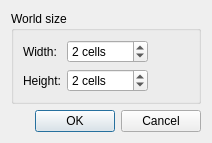
<?xml version="1.0" encoding="UTF-8"?>
<ui version="4.0">
 <class>NewWorldDialog</class>
 <widget class="QDialog" name="NewWorldDialog">
  <property name="geometry">
   <rect>
    <x>0</x>
    <y>0</y>
    <width>212</width>
    <height>132</height>
   </rect>
  </property>
  <property name="windowTitle">
   <string>New World</string>
  </property>
  <layout class="QGridLayout" name="gridLayout_2">
   <item row="0" column="0">
    <widget class="QGroupBox" name="groupBox">
     <property name="title">
      <string>World size</string>
     </property>
     <layout class="QGridLayout" name="gridLayout">
      <item row="0" column="0">
       <widget class="QLabel" name="label">
        <property name="text">
         <string>Width:</string>
        </property>
       </widget>
      </item>
      <item row="0" column="1">
       <widget class="QSpinBox" name="widthSpinBox">
        <property name="minimumSize">
         <size>
          <width>80</width>
          <height>0</height>
         </size>
        </property>
        <property name="suffix">
         <string> cells</string>
        </property>
        <property name="minimum">
         <number>1</number>
        </property>
        <property name="maximum">
         <number>1000</number>
        </property>
        <property name="value">
         <number>2</number>
        </property>
       </widget>
      </item>
      <item row="1" column="0">
       <widget class="QLabel" name="label_2">
        <property name="text">
         <string>Height:</string>
        </property>
       </widget>
      </item>
      <item row="1" column="1">
       <widget class="QSpinBox" name="heightSpinBox">
        <property name="minimumSize">
         <size>
          <width>80</width>
          <height>0</height>
         </size>
        </property>
        <property name="suffix">
         <string> cells</string>
        </property>
        <property name="minimum">
         <number>1</number>
        </property>
        <property name="maximum">
         <number>1000</number>
        </property>
        <property name="value">
         <number>2</number>
        </property>
       </widget>
      </item>
      <item row="1" column="2">
       <spacer name="horizontalSpacer">
        <property name="orientation">
         <enum>Qt::Horizontal</enum>
        </property>
        <property name="sizeHint" stdset="0">
         <size>
          <width>40</width>
          <height>20</height>
         </size>
        </property>
       </spacer>
      </item>
     </layout>
    </widget>
   </item>
   <item row="2" column="0">
    <widget class="QDialogButtonBox" name="buttonBox">
     <property name="orientation">
      <enum>Qt::Horizontal</enum>
     </property>
     <property name="standardButtons">
      <set>QDialogButtonBox::Cancel|QDialogButtonBox::Ok</set>
     </property>
    </widget>
   </item>
   <item row="1" column="0">
    <spacer name="verticalSpacer">
     <property name="orientation">
      <enum>Qt::Vertical</enum>
     </property>
     <property name="sizeHint" stdset="0">
      <size>
       <width>20</width>
       <height>40</height>
      </size>
     </property>
    </spacer>
   </item>
  </layout>
 </widget>
 <resources/>
 <connections>
  <connection>
   <sender>buttonBox</sender>
   <signal>accepted()</signal>
   <receiver>NewWorldDialog</receiver>
   <slot>accept()</slot>
   <hints>
    <hint type="sourcelabel">
     <x>248</x>
     <y>254</y>
    </hint>
    <hint type="destinationlabel">
     <x>157</x>
     <y>274</y>
    </hint>
   </hints>
  </connection>
  <connection>
   <sender>buttonBox</sender>
   <signal>rejected()</signal>
   <receiver>NewWorldDialog</receiver>
   <slot>reject()</slot>
   <hints>
    <hint type="sourcelabel">
     <x>316</x>
     <y>260</y>
    </hint>
    <hint type="destinationlabel">
     <x>286</x>
     <y>274</y>
    </hint>
   </hints>
  </connection>
 </connections>
</ui>
